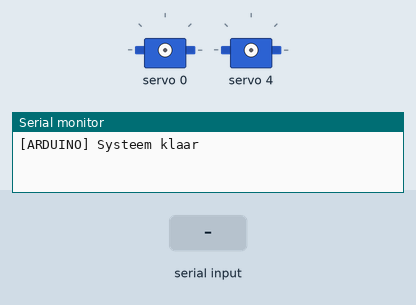
A sketch run on a simulated Arduino Uno, built for the host (arithmetic inside an expression is 32-bit, double 64-bit). Shown: 2 × servo, the last lines printed to the serial monitor. The test bench sets the inputs (shaded band).

Above: at 1.2 s.
1.3 s: "SET\n" received over Serial
2.8 s: "ROTATE\n" received over Serial
At 3.9 s:
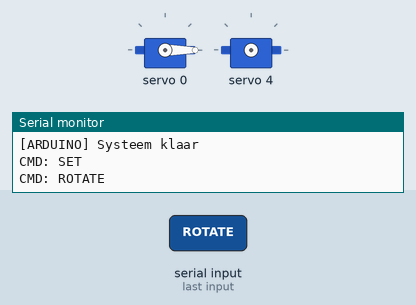
4.3 s: "SET,45\n" received over Serial
5.8 s: "PUSH\n" received over Serial
At 6.2 s:
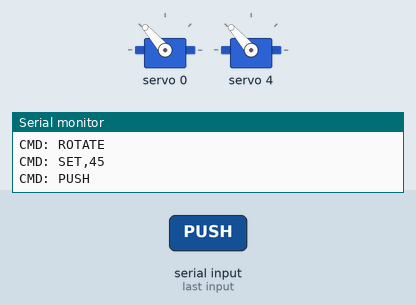
7.3 s: "ROTATE,45\n" received over Serial
At 8.5 s:
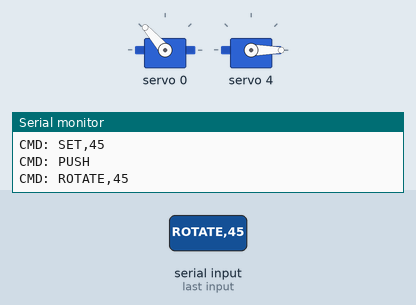
8.8 s: "ROTATE90\n" received over Serial
At 9.6 s:
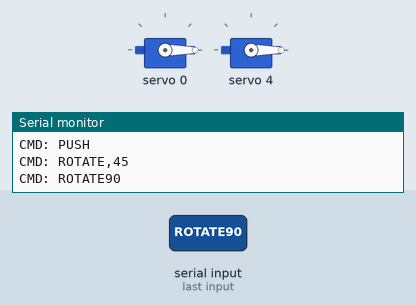
Timing chart, 0 to 11.3 s (numbered marks = the images above; inputs shaded):
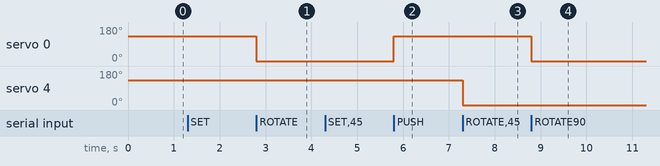

The sketch:

rotation_system.ino
```cpp
// rotation_system.ino
#include <Wire.h>
#include <Adafruit_VL53L1X.h>
#include <Adafruit_PWMServoDriver.h>
#include <Servo.h>

// Servo controller (PCA9685)
Adafruit_PWMServoDriver pwm = Adafruit_PWMServoDriver();

// Hoogtesensor
Adafruit_VL53L1X vl53 = Adafruit_VL53L1X();

// Servo-waarden
#define SERVO_MIN 100  // minimum pulse length
#define SERVO_MAX 600  // maximum pulse length

// Pins voor endstops en beam sensors
#define ENDSTOP1_PIN 8
#define ENDSTOP2_PIN 9
#define BEAM1_PIN 4
#define BEAM2_PIN 5

// Tracking van bewegingen
unsigned long pushStart = 0;
bool pushing = false;
int pushChannel = -1;
int pushDuration = 0;
int pushPWM = 0;

void setup() {
  Serial.begin(9600);
  Wire.begin();

  // Start PWM driver
  pwm.begin();
  pwm.setPWMFreq(60);

  // Start VL53L1X
  if (!vl53.begin()) {
    Serial.println("VL53L1X niet gevonden!");
    while (1);
  }
  // Zet de sensor in 'long range' modus
  vl53.VL53L1X_SetDistanceMode(2); // 2 = long
  vl53.setTimingBudget(50);
  vl53.startRanging();

  // Setup sensors
  pinMode(ENDSTOP1_PIN, INPUT_PULLUP);
  pinMode(ENDSTOP2_PIN, INPUT_PULLUP);
  pinMode(BEAM1_PIN, INPUT_PULLUP);
  pinMode(BEAM2_PIN, INPUT_PULLUP);

  Serial.println("[ARDUINO] Systeem klaar");
}

void loop() {
  // Check serial input
  if (Serial.available()) {
    String command = Serial.readStringUntil('\n');
    command.trim();
    handleCommand(command);
  }

  // Non-blocking push
  if (pushing && millis() - pushStart >= pushDuration) {
    pwm.setPWM(pushChannel, 0, SERVO_MIN + 365); // STOP
    pushing = false;
  }
}

void handleCommand(String cmd) {
  Serial.print("CMD: "); Serial.println(cmd);

  if (cmd.startsWith("SET")) {
    int s = cmd.substring(4, 5).toInt();
    String dir = cmd.substring(6, 9);
    int pwmVal = cmd.substring(10).toInt();
    if (dir == "FWD") pwm.setPWM(s, 0, SERVO_MIN + pwmVal);
    else if (dir == "REV") pwm.setPWM(s, 0, SERVO_MIN + (4096 - pwmVal));
    else pwm.setPWM(s, 0, SERVO_MIN + 365); // stop
  }

  else if (cmd.startsWith("ROTATE")) {
    int ch = cmd.substring(7, 8).toInt();
    int angle = cmd.substring(9).toInt();
    int pulse = map(angle, 0, 180, SERVO_MIN, SERVO_MAX);
    pwm.setPWM(ch, 0, pulse);
  }

  else if (cmd.startsWith("PUSH")) {
    pushChannel = cmd.substring(5, 6).toInt();
    pushPWM = cmd.substring(7, 10).toInt();
    pushDuration = cmd.substring(11).toInt();
    pushStart = millis();
    pushing = true;
    pwm.setPWM(pushChannel, 0, SERVO_MIN + pushPWM);
  }

  else if (cmd == "GET ENDSTOPS") {
    String status = "e10 ";
    status += digitalRead(ENDSTOP1_PIN) == LOW ? "1" : "0";
    status += " e11 ";
    status += digitalRead(ENDSTOP2_PIN) == LOW ? "1" : "0";
    Serial.println(status);
  }

  else if (cmd == "GET BEAMS") {
    String b = "b10 ";
    b += digitalRead(BEAM1_PIN) == LOW ? "1" : "0";
    b += " b11 ";
    b += digitalRead(BEAM2_PIN) == LOW ? "1" : "0";
    Serial.println(b);
  }

  else if (cmd == "GET HEIGHT") {
    if (vl53.dataReady()) {
      int16_t distance = vl53.distance();
      if (distance != -1) {
        Serial.print("HEIGHT: ");
        Serial.println(distance);
      } else {
        Serial.println("HEIGHT: ERROR");
      }
      vl53.clearInterrupt();
    } else {
      Serial.println("HEIGHT: ERROR");
    }
  }

  else {
    Serial.println("[ERROR] Onbekend commando");
  }
}
```

Measured:
- after the input at 2.8 s, servo 0: 131° → 0° at once
- after the input at 5.8 s, servo 0: 0° → 131° at once
- after the input at 7.3 s, servo 4: 131° → 0° at once
- after the input at 8.8 s, servo 0: 131° → 0° at once
